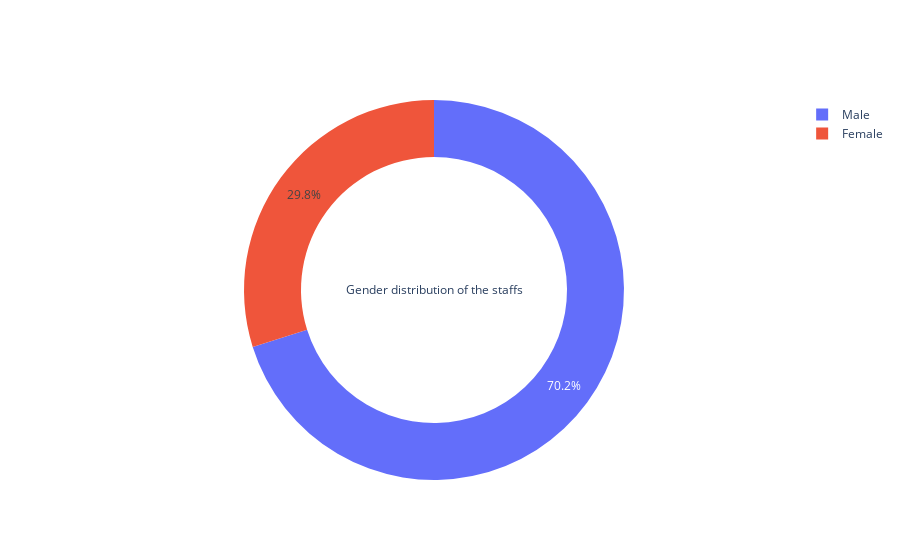
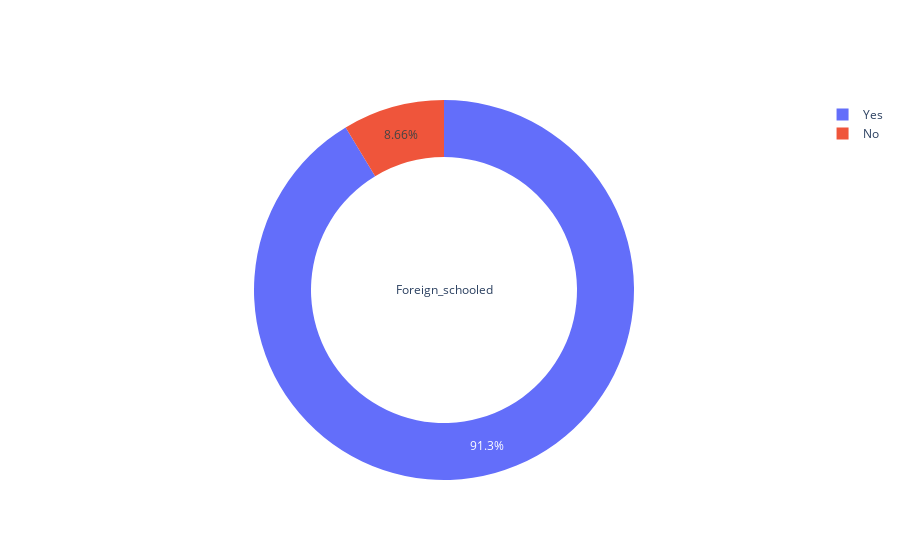

Notebook source saved alongside these figures, in order:
### Code cell
'''A Function To Plot Pie Plot using Plotly'''

def pie_plot(cnt_srs,title):
    labels=cnt_srs.index
    values=cnt_srs.values
    trace = go.Pie(labels=labels, 
                   values=values,
                   title=title,
                   hoverinfo='percent+value', 
                   textinfo='percent',
                   textposition='inside',
                   hole=0.7,
                   showlegend=True)
    return trace

bold("**THE COMPANY HAS MORE MALE THAN FEMALE**")
py.iplot([pie_plot(df['Gender'].value_counts(),'Gender distribution of the staffs')])
plt.show()


def pie_plot(cnt_srs,title):
    labels=cnt_srs.index
    values=cnt_srs.values
    trace = go.Pie(labels=labels, 
                   values=values,
                   title=title,
                   hoverinfo='percent+value', 
                   textinfo='percent',
                   textposition='inside',
                   hole=0.7,
                   showlegend=True)
    return trace

bold("**THE COMPANY HAVE MORE FOREIGN SCHOOLED**")
py.iplot([pie_plot(df['Foreign_schooled'].value_counts(),'Foreign_schooled')])
plt.show()

### Figure 1 — Plotly figure (JSON) as saved in the notebook; plotly's stock layout.template omitted (floating-point values rounded to 4 significant figures)
{"data": [{"hole": 0.7, "hoverinfo": "percent+value", "labels": ["Male", "Female"], "showlegend": true, "textinfo": "percent", "textposition": "inside", "title": {"text": "Gender distribution of the staffs"}, "type": "pie", "values": [26880, 11432]}], "layout": {}}

### Figure 2 — Plotly figure (JSON) as saved in the notebook; plotly's stock layout.template omitted (floating-point values rounded to 4 significant figures)
{"data": [{"hole": 0.7, "hoverinfo": "percent+value", "labels": ["Yes", "No"], "showlegend": true, "textinfo": "percent", "textposition": "inside", "title": {"text": "Foreign_schooled"}, "type": "pie", "values": [34995, 3317]}], "layout": {}}
